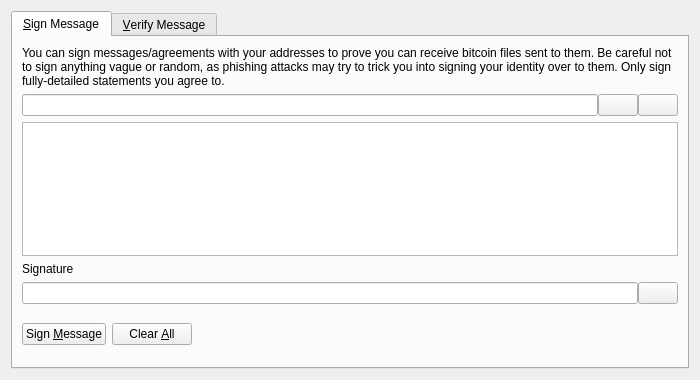
<?xml version="1.0" encoding="UTF-8"?>
<ui version="4.0">
 <class>SignVerifyMessageDialog</class>
 <widget class="QDialog" name="SignVerifyMessageDialog">
  <property name="geometry">
   <rect>
    <x>0</x>
    <y>0</y>
    <width>700</width>
    <height>380</height>
   </rect>
  </property>
  <property name="windowTitle">
   <string>Signatures - Sign / Verify a Message</string>
  </property>
  <property name="modal">
   <bool>true</bool>
  </property>
  <layout class="QVBoxLayout" name="verticalLayout">
   <item>
    <widget class="QTabWidget" name="tabWidget">
     <property name="currentIndex">
      <number>0</number>
     </property>
     <widget class="QWidget" name="tabSignMessage">
      <attribute name="title">
       <string>&amp;Sign Message</string>
      </attribute>
      <layout class="QVBoxLayout" name="verticalLayout_SM">
       <item>
        <widget class="QLabel" name="infoLabel_SM">
         <property name="text">
          <string>You can sign messages/agreements with your addresses to prove you can receive bitcoin files sent to them. Be careful not to sign anything vague or random, as phishing attacks may try to trick you into signing your identity over to them. Only sign fully-detailed statements you agree to.</string>
         </property>
         <property name="textFormat">
          <enum>Qt::PlainText</enum>
         </property>
         <property name="wordWrap">
          <bool>true</bool>
         </property>
        </widget>
       </item>
       <item>
        <layout class="QHBoxLayout" name="horizontalLayout_1_SM">
         <property name="spacing">
          <number>0</number>
         </property>
         <item>
          <widget class="QValidatedLineEdit" name="addressIn_SM">
           <property name="toolTip">
            <string>The Bitcoin File address to sign the message with</string>
           </property>
          </widget>
         </item>
         <item>
          <widget class="QPushButton" name="addressBookButton_SM">
           <property name="toolTip">
            <string>Choose previously used address</string>
           </property>
           <property name="text">
            <string/>
           </property>
           <property name="icon">
            <iconset resource="../bitcoin.qrc">
             <normaloff>:/icons/address-book</normaloff>:/icons/address-book</iconset>
           </property>
           <property name="shortcut">
            <string>Alt+A</string>
           </property>
           <property name="autoDefault">
            <bool>false</bool>
           </property>
          </widget>
         </item>
         <item>
          <widget class="QPushButton" name="pasteButton_SM">
           <property name="toolTip">
            <string>Paste address from clipboard</string>
           </property>
           <property name="text">
            <string/>
           </property>
           <property name="icon">
            <iconset resource="../bitcoin.qrc">
             <normaloff>:/icons/editpaste</normaloff>:/icons/editpaste</iconset>
           </property>
           <property name="shortcut">
            <string>Alt+P</string>
           </property>
           <property name="autoDefault">
            <bool>false</bool>
           </property>
          </widget>
         </item>
        </layout>
       </item>
       <item>
        <widget class="QPlainTextEdit" name="messageIn_SM">
         <property name="toolTip">
          <string>Enter the message you want to sign here</string>
         </property>
        </widget>
       </item>
       <item>
        <widget class="QLabel" name="signatureLabel_SM">
         <property name="text">
          <string>Signature</string>
         </property>
         <property name="textFormat">
          <enum>Qt::PlainText</enum>
         </property>
        </widget>
       </item>
       <item>
        <layout class="QHBoxLayout" name="horizontalLayout_2_SM">
         <property name="spacing">
          <number>0</number>
         </property>
         <item>
          <widget class="QLineEdit" name="signatureOut_SM">
           <property name="font">
            <font>
             <italic>true</italic>
            </font>
           </property>
           <property name="readOnly">
            <bool>true</bool>
           </property>
          </widget>
         </item>
         <item>
          <widget class="QPushButton" name="copySignatureButton_SM">
           <property name="toolTip">
            <string>Copy the current signature to the system clipboard</string>
           </property>
           <property name="text">
            <string/>
           </property>
           <property name="icon">
            <iconset resource="../bitcoin.qrc">
             <normaloff>:/icons/editcopy</normaloff>:/icons/editcopy</iconset>
           </property>
           <property name="autoDefault">
            <bool>false</bool>
           </property>
          </widget>
         </item>
        </layout>
       </item>
       <item>
        <layout class="QHBoxLayout" name="horizontalLayout_3_SM">
         <item>
          <widget class="QPushButton" name="signMessageButton_SM">
           <property name="toolTip">
            <string>Sign the message to prove you own this Bitcoin File address</string>
           </property>
           <property name="text">
            <string>Sign &amp;Message</string>
           </property>
           <property name="icon">
            <iconset resource="../bitcoin.qrc">
             <normaloff>:/icons/edit</normaloff>:/icons/edit</iconset>
           </property>
           <property name="autoDefault">
            <bool>false</bool>
           </property>
          </widget>
         </item>
         <item>
          <widget class="QPushButton" name="clearButton_SM">
           <property name="toolTip">
            <string>Reset all sign message fields</string>
           </property>
           <property name="text">
            <string>Clear &amp;All</string>
           </property>
           <property name="icon">
            <iconset resource="../bitcoin.qrc">
             <normaloff>:/icons/remove</normaloff>:/icons/remove</iconset>
           </property>
           <property name="autoDefault">
            <bool>false</bool>
           </property>
          </widget>
         </item>
         <item>
          <spacer name="horizontalSpacer_1_SM">
           <property name="orientation">
            <enum>Qt::Horizontal</enum>
           </property>
           <property name="sizeHint" stdset="0">
            <size>
             <width>40</width>
             <height>48</height>
            </size>
           </property>
          </spacer>
         </item>
         <item>
          <widget class="QLabel" name="statusLabel_SM">
           <property name="font">
            <font>
             <weight>75</weight>
             <bold>true</bold>
            </font>
           </property>
           <property name="text">
            <string/>
           </property>
           <property name="wordWrap">
            <bool>true</bool>
           </property>
          </widget>
         </item>
         <item>
          <spacer name="horizontalSpacer_2_SM">
           <property name="orientation">
            <enum>Qt::Horizontal</enum>
           </property>
           <property name="sizeHint" stdset="0">
            <size>
             <width>40</width>
             <height>48</height>
            </size>
           </property>
          </spacer>
         </item>
        </layout>
       </item>
      </layout>
     </widget>
     <widget class="QWidget" name="tabVerifyMessage">
      <attribute name="title">
       <string>&amp;Verify Message</string>
      </attribute>
      <layout class="QVBoxLayout" name="verticalLayout_VM">
       <item>
        <widget class="QLabel" name="infoLabel_VM">
         <property name="text">
          <string>Enter the receiver's address, message (ensure you copy line breaks, spaces, tabs, etc. exactly) and signature below to verify the message. Be careful not to read more into the signature than what is in the signed message itself, to avoid being tricked by a man-in-the-middle attack. Note that this only proves the signing party receives with the address, it cannot prove sendership of any transaction!</string>
         </property>
         <property name="textFormat">
          <enum>Qt::PlainText</enum>
         </property>
         <property name="alignment">
          <set>Qt::AlignLeading|Qt::AlignLeft|Qt::AlignTop</set>
         </property>
         <property name="wordWrap">
          <bool>true</bool>
         </property>
        </widget>
       </item>
       <item>
        <layout class="QHBoxLayout" name="horizontalLayout_1_VM">
         <property name="spacing">
          <number>0</number>
         </property>
         <item>
          <widget class="QValidatedLineEdit" name="addressIn_VM">
           <property name="toolTip">
            <string>The Bitcoin File address the message was signed with</string>
           </property>
          </widget>
         </item>
         <item>
          <widget class="QPushButton" name="addressBookButton_VM">
           <property name="toolTip">
            <string>Choose previously used address</string>
           </property>
           <property name="text">
            <string/>
           </property>
           <property name="icon">
            <iconset resource="../bitcoin.qrc">
             <normaloff>:/icons/address-book</normaloff>:/icons/address-book</iconset>
           </property>
           <property name="shortcut">
            <string>Alt+A</string>
           </property>
           <property name="autoDefault">
            <bool>false</bool>
           </property>
          </widget>
         </item>
        </layout>
       </item>
       <item>
        <widget class="QPlainTextEdit" name="messageIn_VM"/>
       </item>
       <item>
        <widget class="QValidatedLineEdit" name="signatureIn_VM"/>
       </item>
       <item>
        <layout class="QHBoxLayout" name="horizontalLayout_2_VM">
         <item>
          <widget class="QPushButton" name="verifyMessageButton_VM">
           <property name="toolTip">
            <string>Verify the message to ensure it was signed with the specified Bitcoin File address</string>
           </property>
           <property name="text">
            <string>Verify &amp;Message</string>
           </property>
           <property name="icon">
            <iconset resource="../bitcoin.qrc">
             <normaloff>:/icons/transaction_0</normaloff>:/icons/transaction_0</iconset>
           </property>
           <property name="autoDefault">
            <bool>false</bool>
           </property>
          </widget>
         </item>
         <item>
          <widget class="QPushButton" name="clearButton_VM">
           <property name="toolTip">
            <string>Reset all verify message fields</string>
           </property>
           <property name="text">
            <string>Clear &amp;All</string>
           </property>
           <property name="icon">
            <iconset resource="../bitcoin.qrc">
             <normaloff>:/icons/remove</normaloff>:/icons/remove</iconset>
           </property>
           <property name="autoDefault">
            <bool>false</bool>
           </property>
          </widget>
         </item>
         <item>
          <spacer name="horizontalSpacer_1_VM">
           <property name="orientation">
            <enum>Qt::Horizontal</enum>
           </property>
           <property name="sizeHint" stdset="0">
            <size>
             <width>40</width>
             <height>48</height>
            </size>
           </property>
          </spacer>
         </item>
         <item>
          <widget class="QLabel" name="statusLabel_VM">
           <property name="font">
            <font>
             <weight>75</weight>
             <bold>true</bold>
            </font>
           </property>
           <property name="text">
            <string/>
           </property>
           <property name="wordWrap">
            <bool>true</bool>
           </property>
          </widget>
         </item>
         <item>
          <spacer name="horizontalSpacer_2_VM">
           <property name="orientation">
            <enum>Qt::Horizontal</enum>
           </property>
           <property name="sizeHint" stdset="0">
            <size>
             <width>40</width>
             <height>48</height>
            </size>
           </property>
          </spacer>
         </item>
        </layout>
       </item>
      </layout>
     </widget>
    </widget>
   </item>
  </layout>
 </widget>
 <customwidgets>
  <customwidget>
   <class>QValidatedLineEdit</class>
   <extends>QLineEdit</extends>
   <header>qvalidatedlineedit.h</header>
  </customwidget>
 </customwidgets>
 <resources>
  <include location="../bitcoin.qrc"/>
 </resources>
 <connections/>
</ui>
